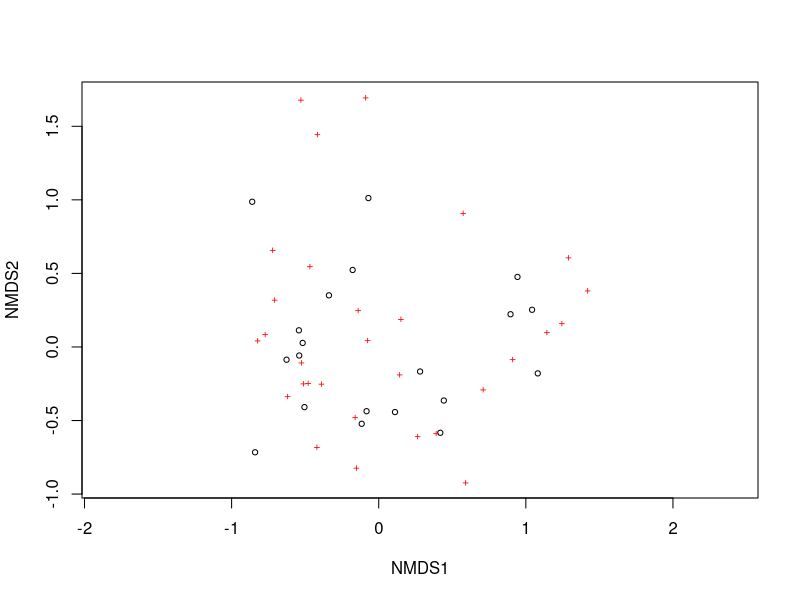
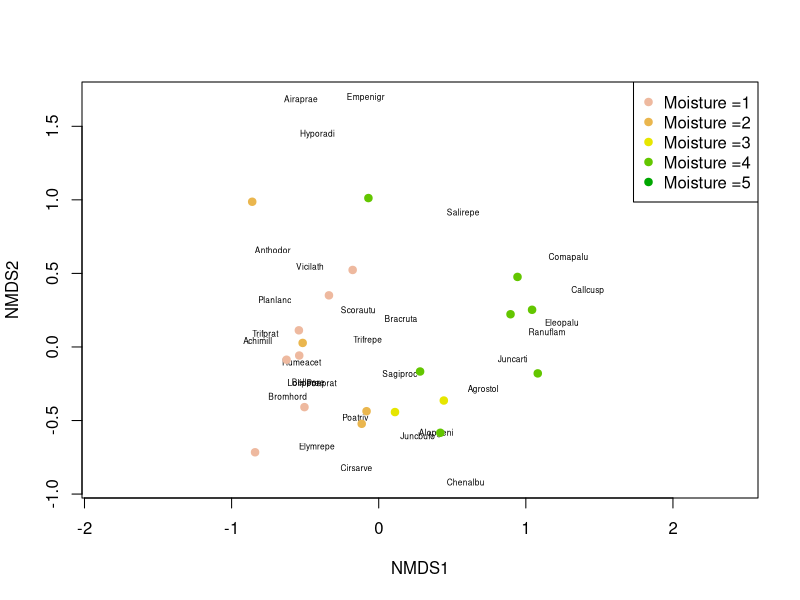
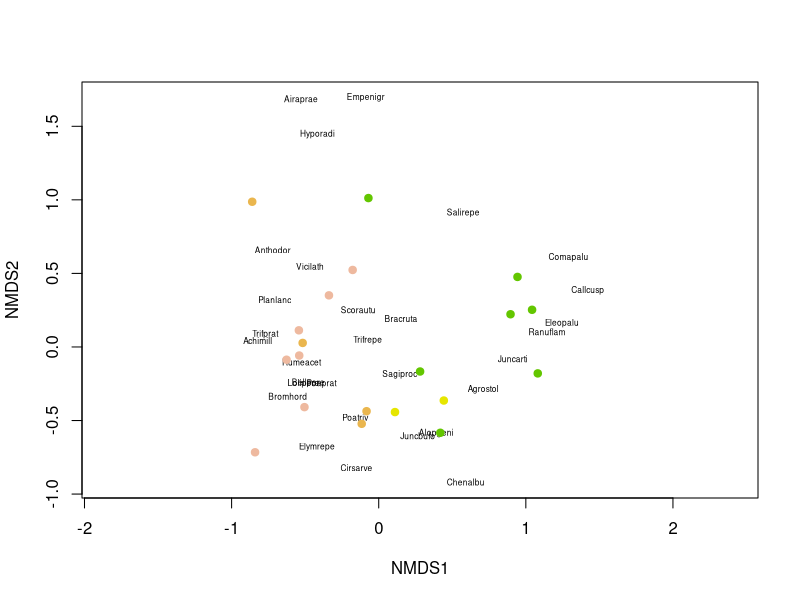
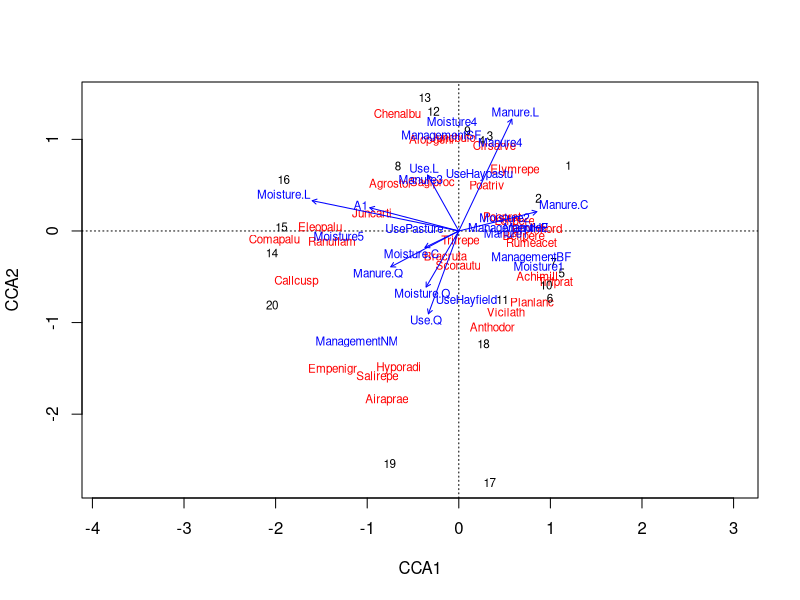
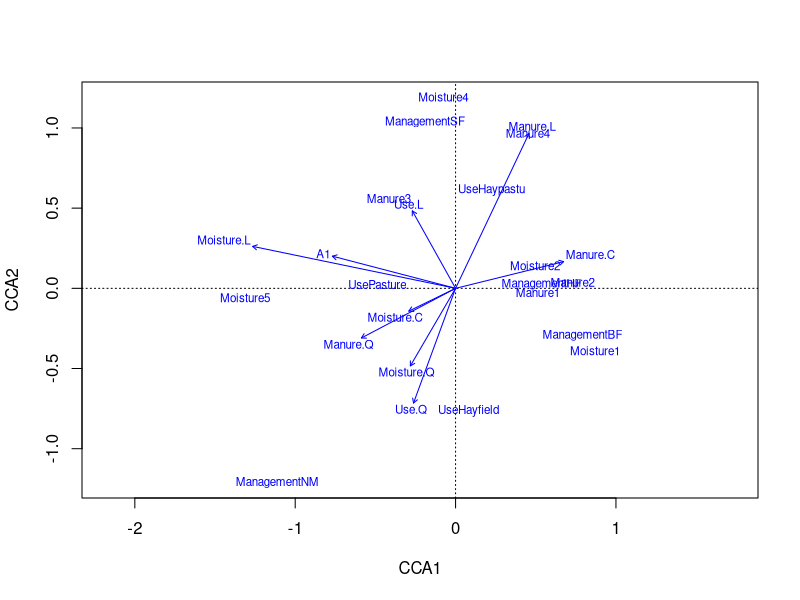
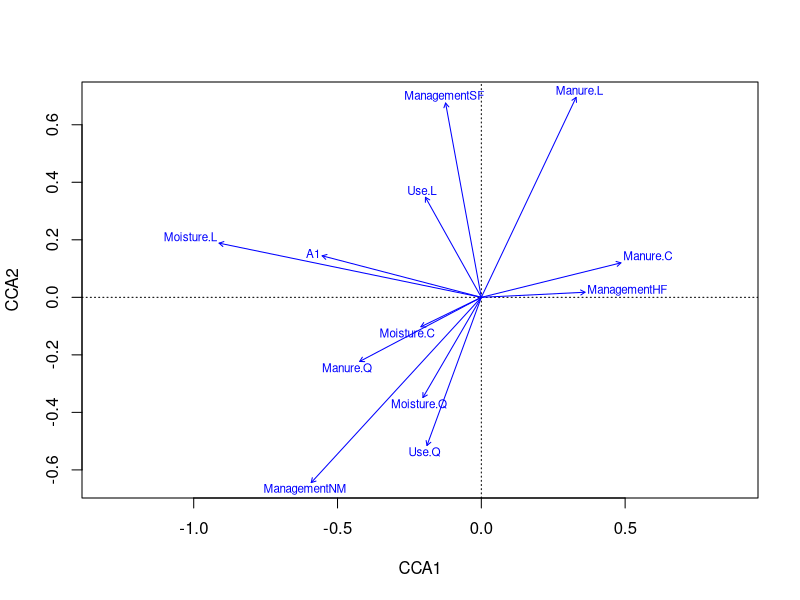
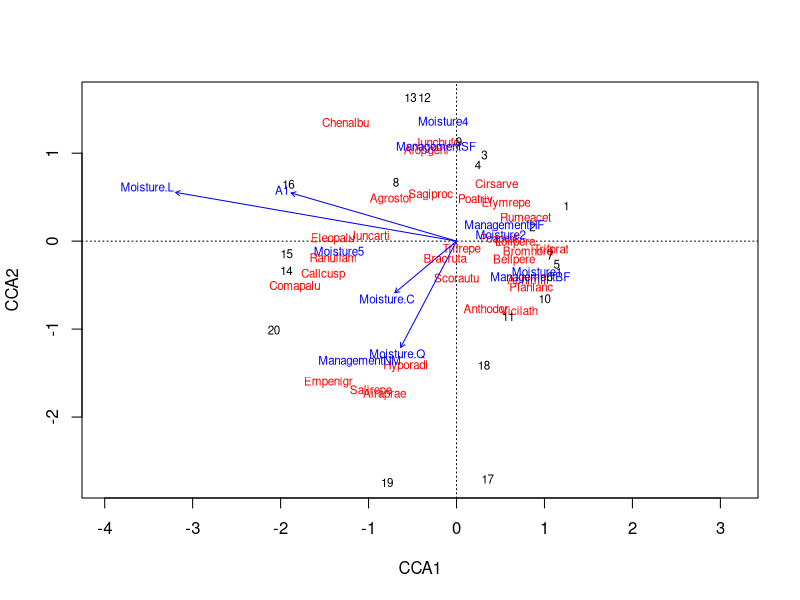

The R source for these figures, in order:
#' title: HW4
#' author: Julianna 
#' output: html_documemnt
#' 
#' 
#' Import data 
library(vegan)
data(dune)
data(dune.env)
?dune

#'  1. Conduct an indirect ordination on the dune plant community. Specifically, visually examine a NMDS plot using the bray-curtis distance metric. Below is some code to help you develop a potential plot that emphasizes the role of the environmental variable “Moisture”. Describe how you interpret the graphic. What is the goal of creating such a plot? Does this analysis suggest any interesting findings with respect to the dune vegetation?
#' 
#' 
dune_mds <- metaMDS(dune,trace=0)
dune_mds

dune_fit <- envfit(dune_mds, dune.env)
dune_fit

plot(dune_mds)

#' code to help with plot from assignment
plot(dune_mds, type='n')
text(dune_mds, 'sp', cex=.5)
# generate vector of colors 
color_vect = rev(terrain.colors(6))[-1]
points(dune_mds, 'sites', pch=19, 
       col=color_vect[dune.env$Moisture])
legend('topright', paste("Moisture =", 1:5, sep=''), 
       col=color_vect, pch=19) 

#' treating moisture as a numeric variable instead of a factor with numerous centroids 

plot(dune_mds, type='n')
text(dune_mds, 'sp', cex=.5)
# generate vector of colors 
color_vect = rev(terrain.colors(6))[-1]
points(dune_mds, 'sites', pch=19, 
       col=color_vect[as.numeric(dune.env$Moisture)])
legend('topright', "Moisture", col=color_vect, pch=19, bty = "n",
       title = "Moisture", inset = c(0,1), x.intersp = 0.5, y.intersp = 0.5)

#' 
#' The scatter plot this code created is colored according to the moisture variable for a set of ecological samples. The plot is based on MDS coordinate, which are a way of visualizing the similarity or dissimilarity of samples based on multiple variable. 
#' The plot has a set of labeled poits, which correspond to the 'sp' varriable in the 'dune_mds' object. The labels are scalled down and plased near the points using the text function 
#' The color of each point is dtermined by the value of the moisture variable for the sample. Dark purple indicates low moisture while light yellow indicates high moisture. 
#' 
#' Within this plot there is a pattern in the distribution of samples based on their MDS coordinates and moisture levels. There are clustering so samples, but the relationship between the MDS coordinates and moisture levels is not abundently clear from this plot alone. Further analysis such as cluster analysis or regression, would be needed to fully explore the relationship between these variables. 

#' 2. Carry out a direct ordination using CCA in order to test any potential hypotheses that you developed after examining the MDS plot. Specifically, carry out a test of the entire model (i.e., including all constrained axes) and also carry out tests at the scale of individual explanatory variables you included in your model if you included more than one variable. Plot your results.
#' 
#' Test all enviornmental variables 
dune_cca <- cca(dune~ A1 + Moisture + Management + Use + Manure, data=dune.env)
plot(dune_cca)
#' WOah 
#' Loading points without scores 
plot(dune_cca, display= 'cn')
#' where scores are points and loadings are vectors 
plot(dune_cca, display= 'bp')

#' looking at data 
dune_cca 
#' So with all the paramiters in the data we get a value of 71%, but this is probably not very accurate as there are a lot of random variables that are being included. 
#' To find a more accurate calculation we should use the infamous rsquared 

dune_cca_adj <- RsquareAdj(dune_cca, nperm=5)

#' for more accurate reading run more then 5 times 
#' 
dune_cca_adj <- RsquareAdj(dune_cca, nperm=999)
dune_cca_adj

#' This shows us that it went from 71% to a mear 22%, this is supporting the fact that there are a lot of unhelpful variances 
#' 
#' Can run an anova 
anova(dune_cca)

#' Which can then be compared to anovas of each of the variables tested 
#' 
#' Terms
anova(dune_cca, by='terms')

#'Margin 
anova(dune_cca, by='margin')
#'Axis 
anova(dune_cca, by='axis')
#'Onedf 
anova(dune_cca, by='onedf')

#' with this information we can start to clean up the graph by taking out some of the variables. We see that Moisture and management and A1 have some significant values so lets keep that. 
dune_cca_2.0 <- cca(dune~ A1 + Moisture + Management, data=dune.env)
dune_cca_2.0 

#' lets take the R^2 of that new one 
#' 
dune_cca_2.0_adj <- RsquareAdj(dune_cca_2.0, nperm=999)
dune_cca_2.0_adj
anova(dune_cca_2.0)

#' A1 seems to have the smallest effect and then management less then moisture. So the data can be refined by removing A1 if desiered as well. 

anova(dune_cca_2.0, dune_cca)

plot(dune_cca_2.0)
#'  3. Do your two analyses agree with one another or complement one another or do these two analyses seem to be suggesting different take home messages? Which analysis do you find to be more useful?
#'  
#'  
#' I prefer the CDS plot, although the NMDS explains the dominate axes of variation and not just that of the enviornment as shown in CDS. However the stright forward correlation that the CDS provides is easier to understand and desipher in plain language then the NMDS. Both are interesting to explore for the data set reguardless. 









